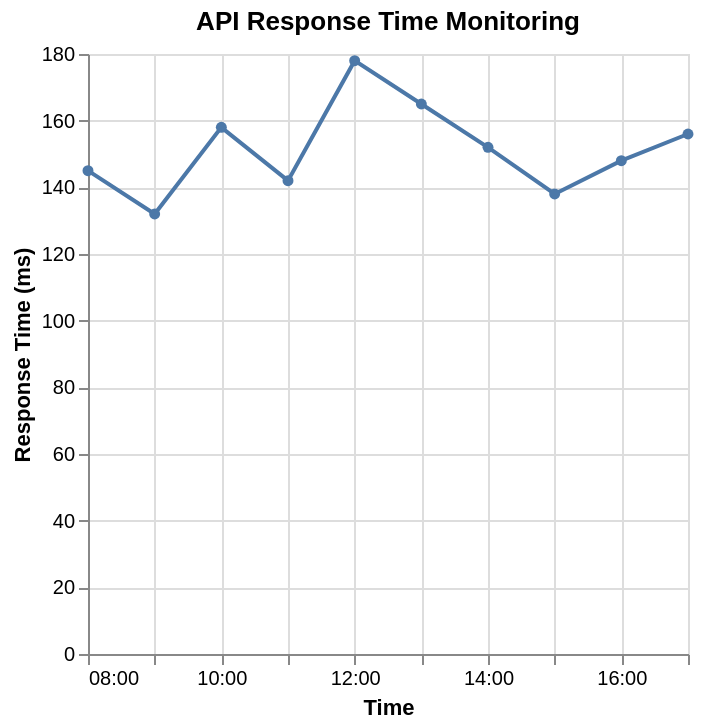

Here is the Vega-Lite specification saved for this chart:
### Vega-Lite specification from a JSON file in a GitHub repository (floating-point values rounded to 4 significant figures)
{"$schema": "https://vega.github.io/schema/vega-lite/v6.json", "description": "API response time monitoring", "data": {"values": [{"timestamp": "2024-11-27T08:00:00", "responseTime": 145}, {"timestamp": "2024-11-27T09:00:00", "responseTime": 132}, {"timestamp": "2024-11-27T10:00:00", "responseTime": 158}, {"timestamp": "2024-11-27T11:00:00", "responseTime": 142}, {"timestamp": "2024-11-27T12:00:00", "responseTime": 178}, {"timestamp": "2024-11-27T13:00:00", "responseTime": 165}, {"timestamp": "2024-11-27T14:00:00", "responseTime": 152}, {"timestamp": "2024-11-27T15:00:00", "responseTime": 138}, {"timestamp": "2024-11-27T16:00:00", "responseTime": 148}, {"timestamp": "2024-11-27T17:00:00", "responseTime": 156}]}, "mark": {"type": "line", "point": true, "strokeWidth": 2}, "encoding": {"x": {"field": "timestamp", "type": "temporal", "axis": {"title": "Time", "format": "%H:%M"}}, "y": {"field": "responseTime", "type": "quantitative", "axis": {"title": "Response Time (ms)"}}, "tooltip": [{"field": "timestamp", "type": "temporal", "format": "%H:%M"}, {"field": "responseTime", "type": "quantitative", "title": "Response (ms)"}]}, "title": "API Response Time Monitoring"}
